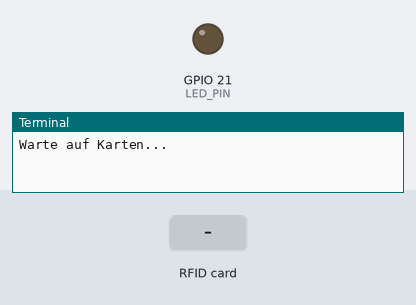
The program below on a simulated Raspberry Pi (BCM pin numbers). On the bench: output pins drawn as LEDs (lit = HIGH), the last lines printed to the terminal. Inputs (shaded band) come from the test bench. The clock reads 2024-03-15 10:24:30 at power-on unless the program sets it; web requests get an empty 200 reply after 0.4 s.

Above: at 1.2 s.
1.3 s: RFID card 5E 7A 19 C4 held to the reader
At 2.4 s:
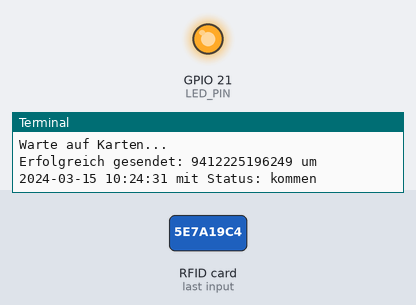
Timing chart, 0 to 6.2 s (numbered marks = the images above; inputs shaded):
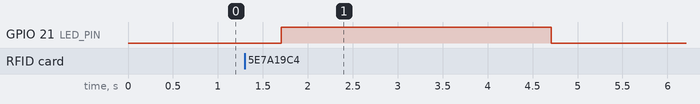

Measured:
- after the input at 1.3 s, GPIO 21 (LED_PIN): LOW → HIGH after 0.41 s, → LOW 3.0 s later

The program:

RFID8anServer.py
```python
import requests
from mfrc522 import MFRC522
import RPi.GPIO as GPIO
import time
import datetime

LED_PIN = 21
GPIO.setmode(GPIO.BCM)
GPIO.setup(LED_PIN, GPIO.OUT)

reader = MFRC522()
url = "http://[2001:7c0:2320:2:f816:3eff:fec1:da44]:8000/rfid-empfang/"


def send_rfid_data(gemeinde, rfid_id, chip_id, zeit, status):
    data = {
        "gemeinde": gemeinde,
        "rfid_id": rfid_id,
        "eintraege": [
            {"zeit": zeit, "rfid": chip_id, "status": status}
        ]
    }
    try:
        response = requests.post(url, json=data)
        if response.status_code == 200:
            print(f"Erfolgreich gesendet: {chip_id} um {zeit} mit Status: {status}")
        else:
            print(f"Fehler beim Senden der Daten {response.status_code}")
    except Exception as e:
        print("Fehler:", e)

try:
    print("Warte auf Karten...")
    uid_status = {}  # Dictionary zur Verfolgung des Status jeder UID

    while True:
        (status, TagType) = reader.MFRC522_Request(reader.PICC_REQIDL)
        if status == reader.MI_OK:
            (status, uid) = reader.MFRC522_Anticoll()
            if status == reader.MI_OK:
                uid = ''.join([str(i) for i in uid])
                zeit = datetime.datetime.now().strftime("%Y-%m-%d %H:%M:%S")
                gemeinde = "Bad Urach"
                rfid_id = 1

                # Überprüfen, ob die UID bereits im Dictionary ist
                if uid not in uid_status:
                    uid_status[uid] = 0  # Initialisiere den Statuszähler für die UID

                # Bestimme den Status basierend auf dem Zähler
                uid_status[uid] += 1
                if uid_status[uid] % 2 == 1:
                    status_text = "kommen"  # Ungerade Anzahl: kommen
                else:
                    status_text = "gehen"   # Gerade Anzahl: gehen

                send_rfid_data(gemeinde, rfid_id, uid, zeit, status_text)
                GPIO.output(LED_PIN, GPIO.HIGH)
                time.sleep(3)
                GPIO.output(LED_PIN, GPIO.LOW)
                time.sleep(10)

except KeyboardInterrupt:
    print("Beendet durch Benutzer.")
finally:
    GPIO.cleanup()
```
